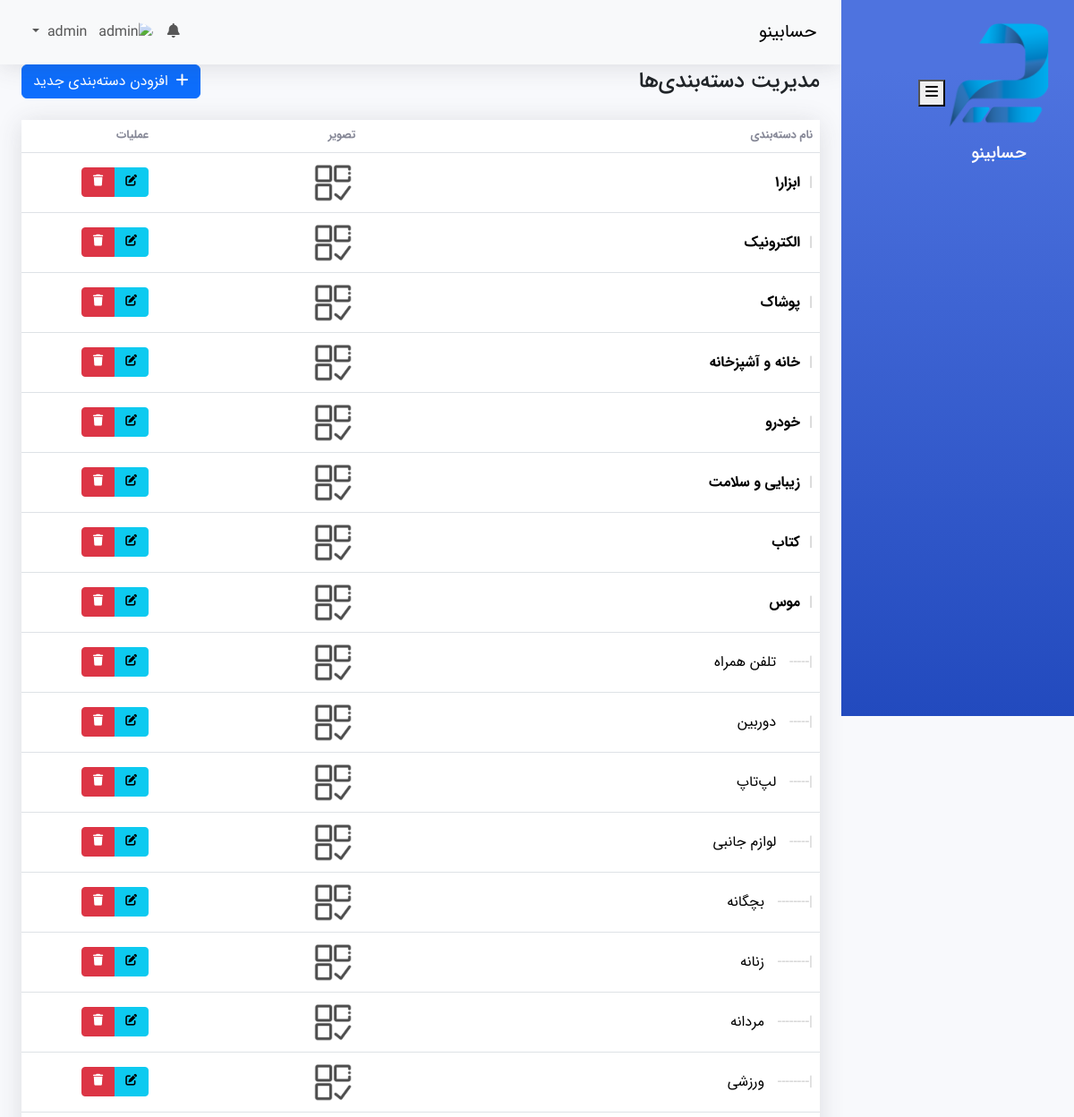
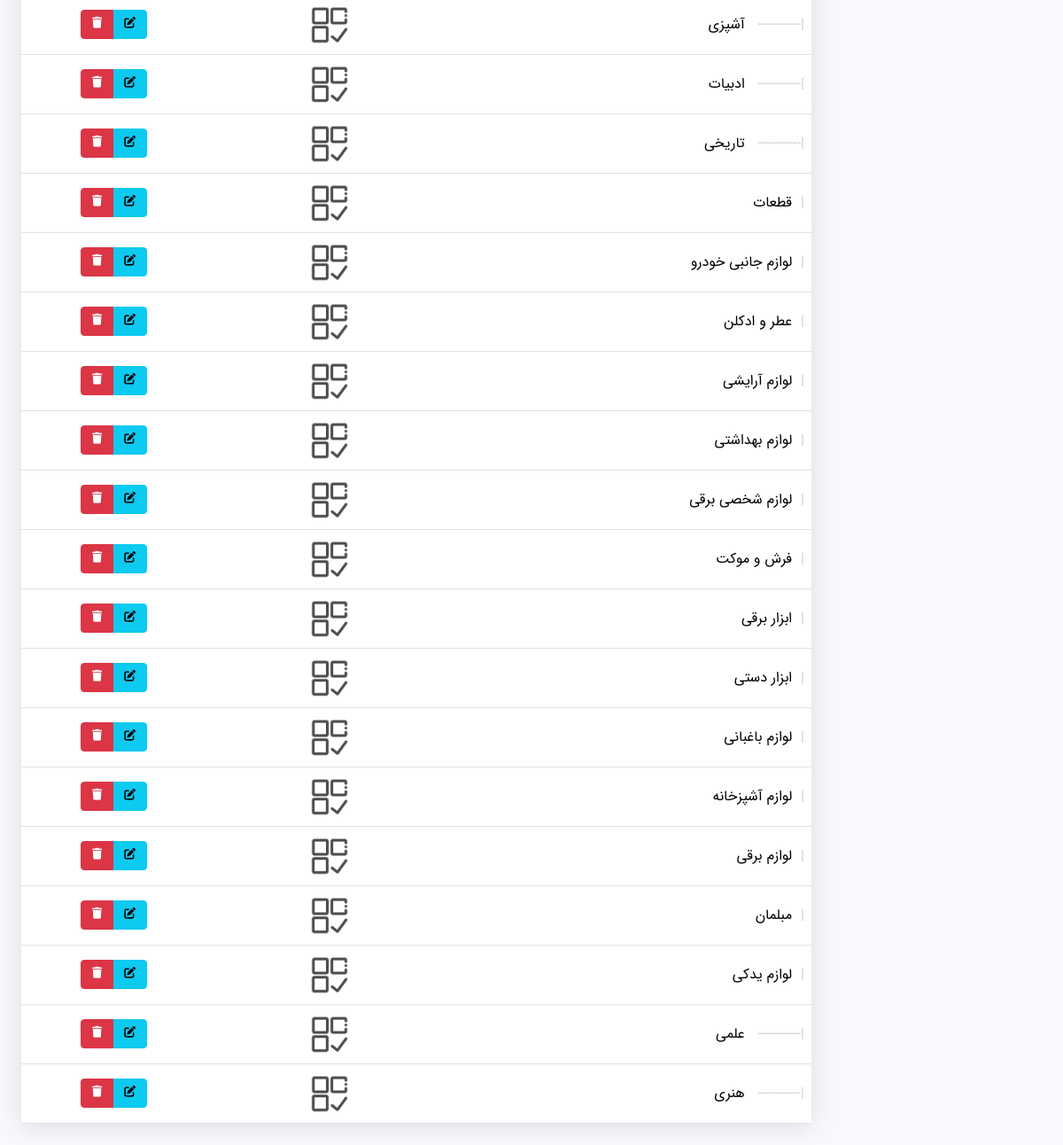
The app's page /categories.php (signed in) with its own data (2 pictures, top to bottom).
### tables this page shows
CREATE TABLE `categories` (
  `id` int(11) NOT NULL,
  `name` varchar(100) NOT NULL,
  `description` text DEFAULT NULL,
  `parent_id` int(11) DEFAULT NULL,
  `status` enum('active','inactive') DEFAULT 'active',
  `created_at` datetime DEFAULT current_timestamp(),
  `updated_at` datetime DEFAULT current_timestamp() ON UPDATE current_timestamp(),
  `image` varchar(255) DEFAULT '',
  `sort_order` int(11) DEFAULT 0,
  `active` tinyint(1) DEFAULT 1
);

### config/database.php (called while the page is built, shortened)
<?php
class Database {
    private static $instance = null;
    private $conn;
    private function __construct() {
        try {
            $this->conn = new PDO(
                "mysql:host=" . DB_HOST . ";dbname=" . DB_NAME . ";charset=utf8mb4",
                DB_USER,
                DB_PASS,
                [
                    PDO::ATTR_ERRMODE => PDO::ERRMODE_EXCEPTION,
                    PDO::ATTR_DEFAULT_FETCH_MODE => PDO::FETCH_ASSOC,
                    PDO::MYSQL_ATTR_INIT_COMMAND => "SET NAMES utf8mb4"
                ]
            );
        } catch (PDOException $e) {
            die("خطا در اتصال به پایگاه داده: " . $e->getMessage());
        }
    }
    public static function getInstance() {
        if (self::$instance === null) {
            self::$instance = new self();
        }
        return self::$instance;
    }
    public function query($sql, $params = []) {
        try {
            $stmt = $this->conn->prepare($sql);
            $stmt->execute($params);
            return $stmt;
        } catch (PDOException $e) {
            throw new Exception("خطا در اجرای کوئری: " . $e->getMessage());
        }
    }
    public function get($table, $columns = '*', $where = [], $params = []) {
        $sql = "SELECT " . $columns . " FROM " . $table;
        if (!empty($where)) {
            $sql .= " WHERE ";
            if (is_array($where)) {
                $conditions = [];
                foreach ($where as $key => $value) {
                    $conditions[] = "$key = ?";
                    $params[] = $value;
                }
                $sql .= implode(" AND ", $conditions);
            } else {
                $sql .= $where;
            }
        }
        $stmt = $this->query($sql, $params);
        return $stmt->fetch();
    }
}

### includes/init.php (called while the page is built, shortened)
<?php
require_once __DIR__ . '/../config/database.php';
require_once __DIR__ . '/auth.php';
$auth = new Auth();
$user = $auth->getCurrentUser();

### includes/auth.php (called while the page is built, shortened)
<?php
class Auth {
    private $db;
    public function __construct() {
        $this->db = Database::getInstance();
    }
    public function isLoggedIn() {
        return true;
    }
    public function getCurrentUser() {
        return $this->db->get('users', '*', ['id' => $_SESSION['user_id']]);
    }
}

### categories.php (the view, shortened to what this page needs)
<?php
require_once 'includes/init.php';
$db = Database::getInstance();
$categories = $db->query("SELECT * FROM categories ORDER BY parent_id, name")->fetchAll();
function buildTree($categories, $parent_id = 0, $level = 0) {
    $tree = [];
    foreach ($categories as $category) {
        if ($category['parent_id'] == $parent_id) {
            $category['level'] = $level;
            $tree[] = $category;
            $tree = array_merge($tree, buildTree($categories, $category['id'], $level + 1));
        }
    }
    return $tree;
}
$categoryTree = buildTree($categories);
?>
<!DOCTYPE html>
<html lang="fa" dir="rtl">
<head>
    <link href="assets/css/fontiran.css" rel="stylesheet">
    <link rel="stylesheet" href="https://cdn.jsdelivr.net/npm/bootstrap@5.3.2/dist/css/bootstrap.rtl.min.css">
    <link rel="stylesheet" href="https://cdnjs.cloudflare.com/ajax/libs/font-awesome/6.5.1/css/all.min.css">
    <link rel="stylesheet" href="assets/css/dashboard.css">
</head>
<body>
    <div class="d-flex">
        <?php include 'includes/sidebar.php'; ?>
        <div class="main-content w-100">
            <?php include 'includes/navbar.php'; ?>
            <div class="container-fluid px-4">
                <div class="row align-items-center g-4 mb-4">
                    <div class="col">
                        <h4 class="mb-0">مدیریت دسته‌بندی‌ها</h4>
                    </div>
                    <div class="col-auto">
                        <a href="category-add.php" class="btn btn-primary">
                            <i class="fas fa-plus me-1"></i>
                            افزودن دسته‌بندی جدید
                        </a>
                    </div>
                </div>
                <div class="card">
                    <div class="table-responsive">
                        <table class="table table-hover align-middle mb-0">
                            <thead>
                                <tr>
                                    <th>نام دسته‌بندی</th>
                                    <th>تصویر</th>
                                    <th width="150">عملیات</th>
                                </tr>
                            </thead>
                            <tbody>
                                <?php foreach ($categoryTree as $category): ?>
                                <tr>
                                    <td class="category-level-<?php echo $category['level']; ?>">
                                        <span class="category-name"><?php echo htmlspecialchars($category['name']); ?></span>
                                    </td>
                                    <td>
                                        <img src="<?php echo !empty($category['image']) ? htmlspecialchars($category['image']) : 'assets/images/default-category.png'; ?>"
                                             alt="<?php echo htmlspecialchars($category['name']); ?>"
                                             width="50">
                                    </td>
                                    <td>
                                        <div class="btn-group">
                                            <a href="category-edit.php?id=<?php echo $category['id']; ?>"
                                               class="btn btn-sm btn-info"
                                               data-bs-toggle="tooltip"
                                               title="ویرایش">
                                                <i class="fas fa-edit"></i>
                                            </a>
                                            <button type="button"
                                                    class="btn btn-sm btn-danger delete-category"
                                                    data-id="<?php echo $category['id']; ?>"
                                                    data-name="<?php echo htmlspecialchars($category['name']); ?>"
                                                    data-bs-toggle="tooltip"
                                                    title="حذف">
                                                <i class="fas fa-trash"></i>
                                            </button>
                                        </div>
                                    </td>
                                </tr>
                                <?php endforeach; ?>
                            </tbody>
                        </table>
                    </div>
                </div>
            </div>
        </div>
    </div>
</body>
</html>

### includes/sidebar.php (shortened to what this page needs)
<div class="sidebar" id="mainSidebar">
    <div class="sidebar-header">
        <div class="d-flex align-items-center">
            <a href="<?php echo BASE_PATH; ?>/dashboard.php" class="sidebar-brand">
                <img src="<?php echo BASE_PATH; ?>/assets/images/logo.png" alt="<?php echo SITE_NAME; ?>" class="logo">
                <h3 class="brand-text"><?php echo SITE_NAME; ?></h3>
            </a>
            <button class="sidebar-toggle d-none d-md-block">
                <i class="fas fa-bars"></i>
            </button>
        </div>
    </div>
    <div class="sidebar-profile">
        <div class="profile-info">
            <img src="<?php echo !empty($user['profile_image']) ? BASE_PATH . '/' . $user['profile_image'] : BASE_PATH . '/assets/images/default-avatar.png'; ?>"
                 alt="<?php echo htmlspecialchars($user['username']); ?>"
                 class="profile-image">
        </div>
    </div>
</div>

### includes/navbar.php (shortened to what this page needs)
<nav class="navbar navbar-expand-lg navbar-light bg-light">
    <div class="container-fluid">
        <div class="navbar-brand">
            <?php echo $pageTitle ?? SITE_NAME; ?>
        </div>
        <div class="collapse navbar-collapse" id="navbarContent">
            <ul class="navbar-nav ms-auto">
                <li class="nav-item dropdown">
                    <a class="nav-link" href="#" id="notificationsDropdown" role="button" data-bs-toggle="dropdown">
                        <i class="fas fa-bell"></i>
                    </a>
                </li>
                <li class="nav-item dropdown">
                    <a class="nav-link dropdown-toggle" href="#" id="userDropdown" role="button" data-bs-toggle="dropdown">
                        <img src="<?php echo ASSETS_URL; ?>/images/avatars/<?php echo $_SESSION['user_avatar'] ?? 'default.png'; ?>"
                             alt="<?php echo htmlspecialchars($_SESSION['username']); ?>"
                             class="rounded-circle"
                             width="32">
                        <span class="d-none d-md-inline ms-2">
                        </span>
                    </a>
                </li>
            </ul>
        </div>
    </div>
</nav>

### assets/css/dashboard.css (style rules this page uses)
:root { --primary-color: #4e73df; --secondary-color: #858796; --success-color: #1cc88a; --info-color: #36b9cc; --warning-color: #f6c23e; --danger-color: #e74a3b; --light-color: #f8f9fc; --dark-color: #5a5c69; --sidebar-width: 260px; }
body, .apexcharts-text { font-family: 'IRANSans', sans-serif !important; }
body { font-family: IRANSans, -apple-system, BlinkMacSystemFont, "Segoe UI", Roboto, "Helvetica Neue", Arial, sans-serif; background-color: var(--light-color); }
.sidebar { width: var(--sidebar-width); height: 100vh; background: linear-gradient(180deg, var(--primary-color) 10%, #224abe 100%); position: fixed; right: 0; top: 0; z-index: 1000; transition: all 0.3s ease; overflow-y: auto; }
.sidebar-header { padding: 1.5rem; text-align: center; }
.sidebar-header img { max-width: 120px; margin-bottom: 1rem; }
.sidebar-header h3 { color: white; margin: 0; font-size: 1.2rem; }
.main-content { margin-right: var(--sidebar-width); transition: all 0.3s ease; }
.navbar { background-color: white; box-shadow: 0 .15rem 1.75rem 0 rgba(58,59,69,.15); padding: 1rem; }
.card { border: none; border-radius: 0.5rem; box-shadow: 0 .15rem 1.75rem 0 rgba(58,59,69,.15); margin-bottom: 1.5rem; }
.table { margin: 0; }
.table th { font-weight: 600; text-transform: uppercase; font-size: 0.8rem; color: var(--secondary-color); border-top: none; }
.table td { vertical-align: middle; }
.btn-sm { padding: 0.25rem 0.5rem; font-size: 0.875rem; }
.btn-group .btn { font-size: 0.8rem; padding: 0.375rem 0.75rem; }

### categories.php (style rules this page uses)
.category-level-0 { font-weight: bold; }
.category-level-1 { margin-right: 20px; }
.category-level-2 { margin-right: 40px; }
.category-level-3 { margin-right: 60px; }
.category-name::before { content: "|"; margin-left: 10px; color: #ccc; }
.category-level-1 .category-name::before { content: "|----- "; }
.category-level-2 .category-name::before { content: "|-------- "; }
.category-level-3 .category-name::before { content: "|----------- "; }

### records on screen
categories: name "ابزار1"
categories: name "الکترونیک"
categories: name "پوشاک"
categories: name "خانه و آشپزخانه"
categories: name "خودرو"
categories: name "زیبایی و سلامت"
categories: name "کتاب"
categories: name "موس"
categories: name "تلفن همراه"
categories: name "دوربین"
categories: name "لپ‌تاپ"
categories: name "لوازم جانبی"
categories: name "بچگانه"
categories: name "زنانه"
categories: name "مردانه"
categories: name "ورزشی"
categories: name "آشپزی"
categories: name "ادبیات"
categories: name "تاریخی"
categories: name "قطعات"
categories: name "لوازم جانبی خودرو"
categories: name "عطر و ادکلن"
categories: name "لوازم آرایشی"
categories: name "لوازم بهداشتی"
categories: name "لوازم شخصی برقی"
categories: name "فرش و موکت"
categories: name "ابزار برقی"
categories: name "ابزار دستی"
categories: name "لوازم باغبانی"
categories: name "لوازم آشپزخانه"
categories: name "لوازم برقی"
categories: name "مبلمان"
categories: name "لوازم یدکی"
categories: name "علمی"
categories: name "هنری"

### other values on screen
SITE_NAME "حسابینو"
$pageTitle "حسابینو"
